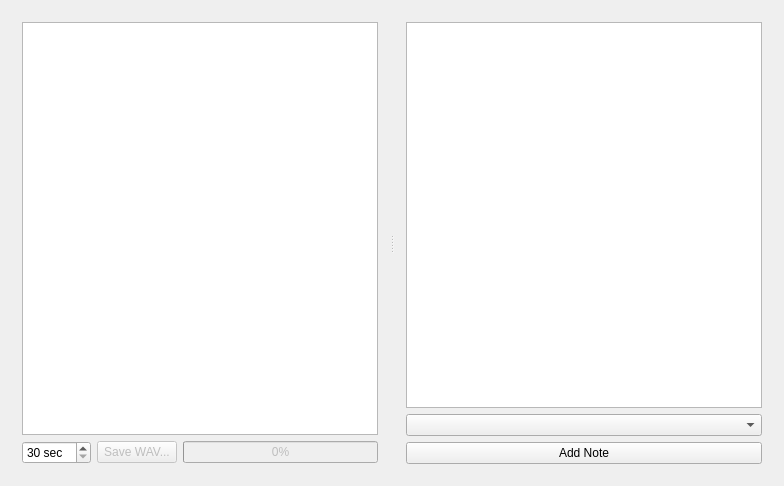
<?xml version="1.0" encoding="UTF-8"?>
<ui version="4.0">
 <class>MainWindow</class>
 <widget class="QMainWindow" name="MainWindow">
  <property name="geometry">
   <rect>
    <x>0</x>
    <y>0</y>
    <width>784</width>
    <height>486</height>
   </rect>
  </property>
  <property name="windowTitle">
   <string>Image to Music converter</string>
  </property>
  <widget class="QWidget" name="centralWidget">
   <layout class="QGridLayout" name="gridLayout_3">
    <item row="0" column="0">
     <widget class="QSplitter" name="splitter">
      <property name="orientation">
       <enum>Qt::Horizontal</enum>
      </property>
      <property name="handleWidth">
       <number>6</number>
      </property>
      <widget class="QWidget" name="">
       <layout class="QGridLayout" name="gridLayout_2">
        <item row="0" column="0" colspan="3">
         <widget class="QGraphicsView" name="imageView"/>
        </item>
        <item row="1" column="0">
         <widget class="QSpinBox" name="durationSpinBox">
          <property name="suffix">
           <string> sec</string>
          </property>
          <property name="minimum">
           <number>30</number>
          </property>
          <property name="maximum">
           <number>300</number>
          </property>
          <property name="singleStep">
           <number>5</number>
          </property>
         </widget>
        </item>
        <item row="1" column="1">
         <widget class="QPushButton" name="saveButton">
          <property name="enabled">
           <bool>false</bool>
          </property>
          <property name="text">
           <string>Save WAV...</string>
          </property>
         </widget>
        </item>
        <item row="1" column="2">
         <widget class="QProgressBar" name="progressBar">
          <property name="enabled">
           <bool>false</bool>
          </property>
          <property name="value">
           <number>0</number>
          </property>
         </widget>
        </item>
       </layout>
      </widget>
      <widget class="QWidget" name="">
       <layout class="QGridLayout" name="gridLayout">
        <item row="0" column="0" colspan="2">
         <widget class="QListWidget" name="noteList"/>
        </item>
        <item row="1" column="0" colspan="2">
         <widget class="QComboBox" name="noteCombo"/>
        </item>
        <item row="2" column="0" colspan="2">
         <widget class="QPushButton" name="addNoteButton">
          <property name="text">
           <string>Add Note</string>
          </property>
         </widget>
        </item>
       </layout>
      </widget>
     </widget>
    </item>
   </layout>
  </widget>
  <action name="actionDelete_Note">
   <property name="text">
    <string>Delete Note</string>
   </property>
   <property name="shortcut">
    <string>Del</string>
   </property>
  </action>
 </widget>
 <layoutdefault spacing="6" margin="11"/>
 <resources/>
 <connections/>
</ui>
